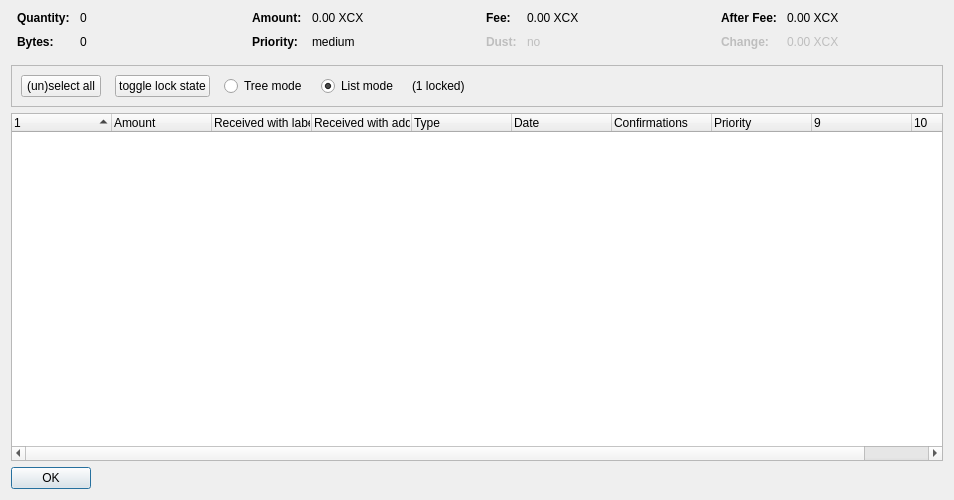
<?xml version="1.0" encoding="UTF-8"?>
<ui version="4.0">
 <class>CoinControlDialog</class>
 <widget class="QDialog" name="CoinControlDialog">
  <property name="geometry">
   <rect>
    <x>0</x>
    <y>0</y>
    <width>954</width>
    <height>500</height>
   </rect>
  </property>
  <property name="windowTitle">
   <string>Coin Selection</string>
  </property>
  <layout class="QVBoxLayout" name="verticalLayout">
   <item>
    <layout class="QHBoxLayout" name="horizontalLayoutTop" stretch="0,0,0,0">
     <property name="topMargin">
      <number>0</number>
     </property>
     <property name="bottomMargin">
      <number>10</number>
     </property>
     <item>
      <layout class="QFormLayout" name="formLayoutCoinControl1">
       <property name="horizontalSpacing">
        <number>10</number>
       </property>
       <property name="verticalSpacing">
        <number>10</number>
       </property>
       <property name="leftMargin">
        <number>6</number>
       </property>
       <property name="rightMargin">
        <number>6</number>
       </property>
       <item row="0" column="0">
        <widget class="QLabel" name="labelCoinControlQuantityText">
         <property name="font">
          <font>
           <weight>75</weight>
           <bold>true</bold>
          </font>
         </property>
         <property name="text">
          <string>Quantity:</string>
         </property>
        </widget>
       </item>
       <item row="0" column="1">
        <widget class="QLabel" name="labelCoinControlQuantity">
         <property name="cursor">
          <cursorShape>IBeamCursor</cursorShape>
         </property>
         <property name="contextMenuPolicy">
          <enum>Qt::ActionsContextMenu</enum>
         </property>
         <property name="text">
          <string notr="true">0</string>
         </property>
         <property name="textInteractionFlags">
          <set>Qt::LinksAccessibleByMouse|Qt::TextSelectableByKeyboard|Qt::TextSelectableByMouse</set>
         </property>
        </widget>
       </item>
       <item row="1" column="0">
        <widget class="QLabel" name="labelCoinControlBytesText">
         <property name="font">
          <font>
           <weight>75</weight>
           <bold>true</bold>
          </font>
         </property>
         <property name="text">
          <string>Bytes:</string>
         </property>
        </widget>
       </item>
       <item row="1" column="1">
        <widget class="QLabel" name="labelCoinControlBytes">
         <property name="cursor">
          <cursorShape>IBeamCursor</cursorShape>
         </property>
         <property name="contextMenuPolicy">
          <enum>Qt::ActionsContextMenu</enum>
         </property>
         <property name="text">
          <string notr="true">0</string>
         </property>
         <property name="textInteractionFlags">
          <set>Qt::LinksAccessibleByMouse|Qt::TextSelectableByKeyboard|Qt::TextSelectableByMouse</set>
         </property>
        </widget>
       </item>
      </layout>
     </item>
     <item>
      <layout class="QFormLayout" name="formLayoutCoinControl2">
       <property name="horizontalSpacing">
        <number>10</number>
       </property>
       <property name="verticalSpacing">
        <number>10</number>
       </property>
       <property name="leftMargin">
        <number>6</number>
       </property>
       <property name="rightMargin">
        <number>6</number>
       </property>
       <item row="0" column="0">
        <widget class="QLabel" name="labelCoinControlAmountText">
         <property name="font">
          <font>
           <weight>75</weight>
           <bold>true</bold>
          </font>
         </property>
         <property name="text">
          <string>Amount:</string>
         </property>
        </widget>
       </item>
       <item row="0" column="1">
        <widget class="QLabel" name="labelCoinControlAmount">
         <property name="cursor">
          <cursorShape>IBeamCursor</cursorShape>
         </property>
         <property name="contextMenuPolicy">
          <enum>Qt::ActionsContextMenu</enum>
         </property>
         <property name="text">
          <string notr="true">0.00 XCX</string>
         </property>
         <property name="textInteractionFlags">
          <set>Qt::LinksAccessibleByMouse|Qt::TextSelectableByKeyboard|Qt::TextSelectableByMouse</set>
         </property>
        </widget>
       </item>
       <item row="1" column="0">
        <widget class="QLabel" name="labelCoinControlPriorityText">
         <property name="font">
          <font>
           <weight>75</weight>
           <bold>true</bold>
          </font>
         </property>
         <property name="text">
          <string>Priority:</string>
         </property>
        </widget>
       </item>
       <item row="1" column="1">
        <widget class="QLabel" name="labelCoinControlPriority">
         <property name="cursor">
          <cursorShape>IBeamCursor</cursorShape>
         </property>
         <property name="contextMenuPolicy">
          <enum>Qt::ActionsContextMenu</enum>
         </property>
         <property name="text">
          <string>medium</string>
         </property>
         <property name="textInteractionFlags">
          <set>Qt::LinksAccessibleByMouse|Qt::TextSelectableByKeyboard|Qt::TextSelectableByMouse</set>
         </property>
        </widget>
       </item>
      </layout>
     </item>
     <item>
      <layout class="QFormLayout" name="formLayoutCoinControl3">
       <property name="horizontalSpacing">
        <number>10</number>
       </property>
       <property name="verticalSpacing">
        <number>10</number>
       </property>
       <property name="leftMargin">
        <number>6</number>
       </property>
       <property name="rightMargin">
        <number>6</number>
       </property>
       <item row="0" column="0">
        <widget class="QLabel" name="labelCoinControlFeeText">
         <property name="font">
          <font>
           <weight>75</weight>
           <bold>true</bold>
          </font>
         </property>
         <property name="text">
          <string>Fee:</string>
         </property>
        </widget>
       </item>
       <item row="0" column="1">
        <widget class="QLabel" name="labelCoinControlFee">
         <property name="cursor">
          <cursorShape>IBeamCursor</cursorShape>
         </property>
         <property name="contextMenuPolicy">
          <enum>Qt::ActionsContextMenu</enum>
         </property>
         <property name="text">
          <string notr="true">0.00 XCX</string>
         </property>
         <property name="textInteractionFlags">
          <set>Qt::LinksAccessibleByMouse|Qt::TextSelectableByKeyboard|Qt::TextSelectableByMouse</set>
         </property>
        </widget>
       </item>
       <item row="1" column="0">
        <widget class="QLabel" name="labelCoinControlLowOutputText">
         <property name="enabled">
          <bool>false</bool>
         </property>
         <property name="font">
          <font>
           <weight>75</weight>
           <bold>true</bold>
          </font>
         </property>
         <property name="text">
          <string>Dust:</string>
         </property>
        </widget>
       </item>
       <item row="1" column="1">
        <widget class="QLabel" name="labelCoinControlLowOutput">
         <property name="enabled">
          <bool>false</bool>
         </property>
         <property name="cursor">
          <cursorShape>IBeamCursor</cursorShape>
         </property>
         <property name="contextMenuPolicy">
          <enum>Qt::ActionsContextMenu</enum>
         </property>
         <property name="text">
          <string>no</string>
         </property>
         <property name="textInteractionFlags">
          <set>Qt::LinksAccessibleByMouse|Qt::TextSelectableByKeyboard|Qt::TextSelectableByMouse</set>
         </property>
        </widget>
       </item>
      </layout>
     </item>
     <item>
      <layout class="QFormLayout" name="formLayoutCoinControl4">
       <property name="horizontalSpacing">
        <number>10</number>
       </property>
       <property name="verticalSpacing">
        <number>10</number>
       </property>
       <property name="leftMargin">
        <number>6</number>
       </property>
       <property name="rightMargin">
        <number>6</number>
       </property>
       <item row="0" column="0">
        <widget class="QLabel" name="labelCoinControlAfterFeeText">
         <property name="font">
          <font>
           <weight>75</weight>
           <bold>true</bold>
          </font>
         </property>
         <property name="text">
          <string>After Fee:</string>
         </property>
        </widget>
       </item>
       <item row="0" column="1">
        <widget class="QLabel" name="labelCoinControlAfterFee">
         <property name="cursor">
          <cursorShape>IBeamCursor</cursorShape>
         </property>
         <property name="contextMenuPolicy">
          <enum>Qt::ActionsContextMenu</enum>
         </property>
         <property name="text">
          <string notr="true">0.00 XCX</string>
         </property>
         <property name="textInteractionFlags">
          <set>Qt::LinksAccessibleByMouse|Qt::TextSelectableByKeyboard|Qt::TextSelectableByMouse</set>
         </property>
        </widget>
       </item>
       <item row="1" column="0">
        <widget class="QLabel" name="labelCoinControlChangeText">
         <property name="enabled">
          <bool>false</bool>
         </property>
         <property name="font">
          <font>
           <weight>75</weight>
           <bold>true</bold>
          </font>
         </property>
         <property name="text">
          <string>Change:</string>
         </property>
        </widget>
       </item>
       <item row="1" column="1">
        <widget class="QLabel" name="labelCoinControlChange">
         <property name="enabled">
          <bool>false</bool>
         </property>
         <property name="cursor">
          <cursorShape>IBeamCursor</cursorShape>
         </property>
         <property name="contextMenuPolicy">
          <enum>Qt::ActionsContextMenu</enum>
         </property>
         <property name="text">
          <string notr="true">0.00 XCX</string>
         </property>
         <property name="textInteractionFlags">
          <set>Qt::LinksAccessibleByMouse|Qt::TextSelectableByKeyboard|Qt::TextSelectableByMouse</set>
         </property>
        </widget>
       </item>
      </layout>
     </item>
    </layout>
   </item>
   <item>
    <widget class="QFrame" name="frame">
     <property name="minimumSize">
      <size>
       <width>0</width>
       <height>40</height>
      </size>
     </property>
     <property name="frameShape">
      <enum>QFrame::StyledPanel</enum>
     </property>
     <property name="frameShadow">
      <enum>QFrame::Sunken</enum>
     </property>
     <layout class="QHBoxLayout" name="horizontalLayout">
      <item>
       <layout class="QHBoxLayout" name="horizontalLayoutPanel" stretch="0,0,0,0,0,0">
        <property name="spacing">
         <number>14</number>
        </property>
        <item>
         <widget class="QPushButton" name="pushButtonSelectAll">
          <property name="sizePolicy">
           <sizepolicy hsizetype="Maximum" vsizetype="Fixed">
            <horstretch>0</horstretch>
            <verstretch>0</verstretch>
           </sizepolicy>
          </property>
          <property name="text">
           <string>(un)select all</string>
          </property>
          <property name="autoDefault">
           <bool>false</bool>
          </property>
         </widget>
        </item>
        <item>
         <widget class="QPushButton" name="pushButtonToggleLock">
          <property name="sizePolicy">
           <sizepolicy hsizetype="Maximum" vsizetype="Fixed">
            <horstretch>0</horstretch>
            <verstretch>0</verstretch>
           </sizepolicy>
          </property>
          <property name="text">
           <string>toggle lock state</string>
          </property>
          <property name="autoDefault">
           <bool>false</bool>
          </property>
         </widget>
        </item>
        <item>
         <widget class="QRadioButton" name="radioTreeMode">
          <property name="sizePolicy">
           <sizepolicy hsizetype="Maximum" vsizetype="Fixed">
            <horstretch>0</horstretch>
            <verstretch>0</verstretch>
           </sizepolicy>
          </property>
          <property name="text">
           <string>Tree mode</string>
          </property>
         </widget>
        </item>
        <item>
         <widget class="QRadioButton" name="radioListMode">
          <property name="sizePolicy">
           <sizepolicy hsizetype="Maximum" vsizetype="Fixed">
            <horstretch>0</horstretch>
            <verstretch>0</verstretch>
           </sizepolicy>
          </property>
          <property name="text">
           <string>List mode</string>
          </property>
          <property name="checked">
           <bool>true</bool>
          </property>
         </widget>
        </item>
        <item>
         <widget class="QLabel" name="labelLocked">
          <property name="text">
           <string>(1 locked)</string>
          </property>
         </widget>
        </item>
        <item>
         <spacer name="horizontalSpacer">
          <property name="orientation">
           <enum>Qt::Horizontal</enum>
          </property>
          <property name="sizeHint" stdset="0">
           <size>
            <width>40</width>
            <height>20</height>
           </size>
          </property>
         </spacer>
        </item>
       </layout>
      </item>
     </layout>
    </widget>
   </item>
   <item>
    <widget class="CoinControlTreeWidget" name="treeWidget">
     <property name="contextMenuPolicy">
      <enum>Qt::CustomContextMenu</enum>
     </property>
     <property name="sortingEnabled">
      <bool>false</bool>
     </property>
     <property name="columnCount">
      <number>10</number>
     </property>
     <attribute name="headerShowSortIndicator" stdset="0">
      <bool>true</bool>
     </attribute>
     <attribute name="headerStretchLastSection">
      <bool>false</bool>
     </attribute>
     <column>
      <property name="text">
       <string/>
      </property>
     </column>
     <column>
      <property name="text">
       <string>Amount</string>
      </property>
     </column>
     <column>
      <property name="text">
       <string>Received with label</string>
      </property>
     </column>
     <column>
      <property name="text">
       <string>Received with address</string>
      </property>
     </column>
     <column>
      <property name="text">
	<string>Type</string>
      </property>
     </column>
     <column>
      <property name="text">	 
       <string>Date</string>
      </property>
     </column>
     <column>
      <property name="text">
       <string>Confirmations</string>
      </property>
      <property name="toolTip">
       <string>Confirmed</string>
      </property>
     </column>
     <column>
      <property name="text">
       <string>Priority</string>
      </property>
     </column>
     <column>
      <property name="text">
       <string/>
      </property>
     </column>
     <column>
      <property name="text">
       <string/>
      </property>
     </column>
    </widget>
   </item>
   <item>
    <widget class="QDialogButtonBox" name="buttonBox">
     <property name="sizePolicy">
      <sizepolicy hsizetype="Maximum" vsizetype="Fixed">
       <horstretch>0</horstretch>
       <verstretch>0</verstretch>
      </sizepolicy>
     </property>
     <property name="orientation">
      <enum>Qt::Horizontal</enum>
     </property>
     <property name="standardButtons">
      <set>QDialogButtonBox::Ok</set>
     </property>
    </widget>
   </item>
  </layout>
 </widget>
 <customwidgets>
  <customwidget>
   <class>CoinControlTreeWidget</class>
   <extends>QTreeWidget</extends>
   <header>coincontroltreewidget.h</header>
  </customwidget>
 </customwidgets>
 <resources/>
 <connections/>
</ui>
